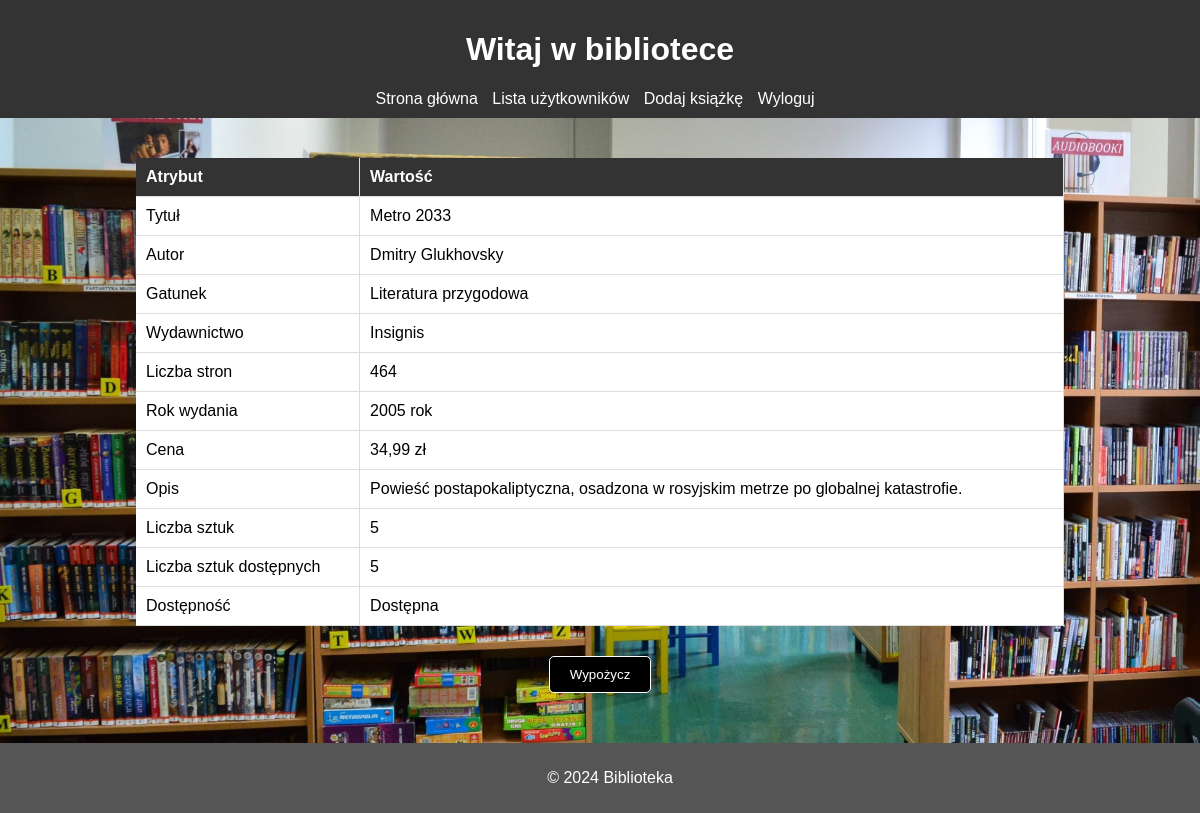
/book/4 (signed in), run on an earlier commit of the app's database.
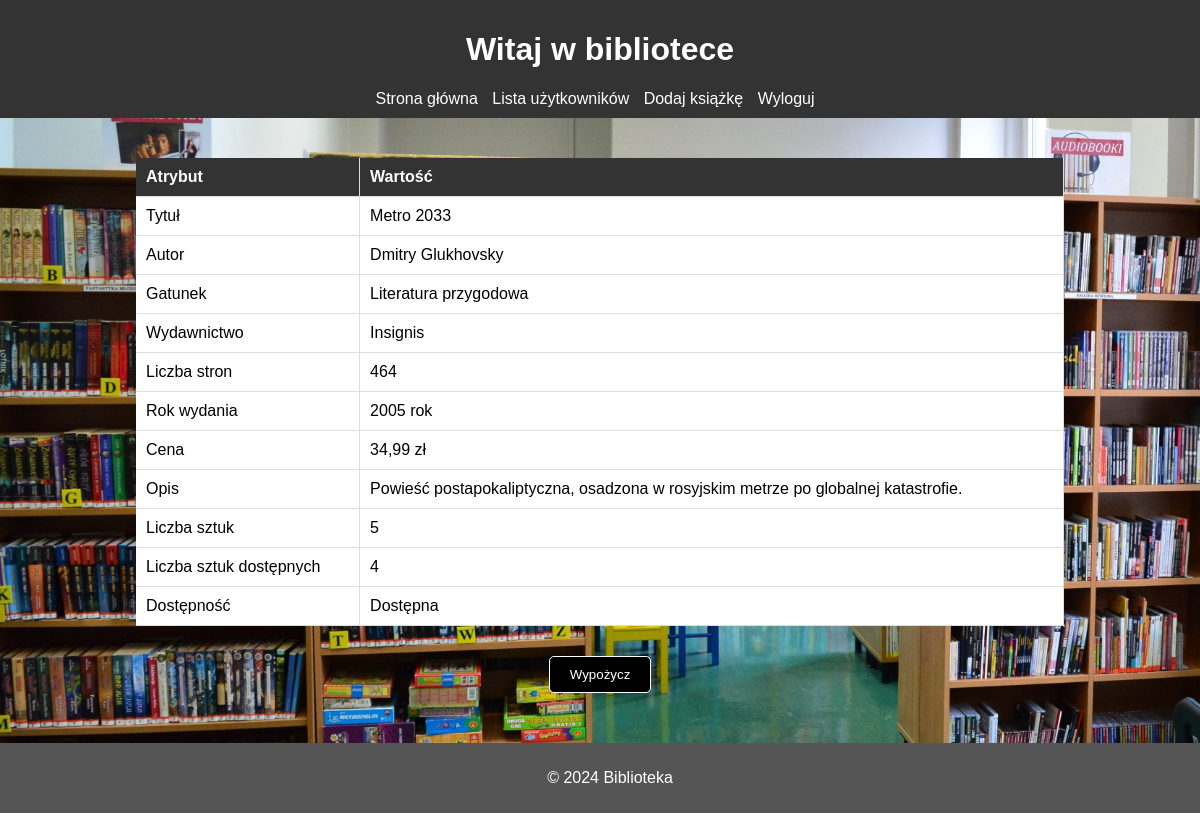
And on a later commit of the database.
### bibliotekarz/models.py (models this page shows, shortened)
class Ksiazki(models.Model):
    Stany = [
        ('Dostępna','Dostępna'),
        ('Wypożyczona','Wypozyczona')
    ]
    Tytul = models.CharField(max_length=100, null=False, unique=True)
    Autor = models.CharField(max_length=50, null=False)
    Gatunek = models.ForeignKey(Gatunki, on_delete=models.CASCADE)
    Liczba_stron = models.PositiveIntegerField()
    Wydawnictwo = models.CharField(max_length=50)
    Rok_wydania = models.PositiveIntegerField()
    Cena = models.DecimalField(decimal_places=2, null=False, validators=[positive_decimal], max_digits=5)
    Liczba_egzamplarzy = models.PositiveIntegerField()
    Liczba_dostepnych_egzemplarzy = models.PositiveIntegerField()
    Opis = models.CharField(max_length=1000)
    Stan = models.CharField(choices=Stany, max_length=20)
    Utworzone_przez = models.ForeignKey(User, on_delete=models.CASCADE)

class Gatunki(models.Model):
    Nazwa = models.CharField(max_length=50)
    def __str__(self) -> str:
        return self.Nazwa

### bibliotekarz/views.py (the view)
# urls.py: path('book/<int:pk>', viewsb.DetailBookView.as_view(), name='book'),
class DetailBookView(LoginRequiredMixin, HandleNoPermission, DetailView):
    model = Ksiazki
    template_name = 'detailBook.html'
    context_object_name = 'book'
    def test_func(self) -> bool | None:
        return User.objects.get(id=self.request.user.id).Bibliotekarz

### bibliotekarz/templates/detailBook.html (shortened to what this page needs)
<!DOCTYPE html>
{% load static %}
<html lang="en">
<head>
</head>
<body>
    <header>
        <h1>Witaj w bibliotece</h1>
        <nav>
            <ul>
                <li><a href="{% url 'home' %}">Strona główna</a></li>
                <li><a href="{% url 'users' %}">Lista użytkowników</a></li>
                <li><a href="{% url 'register-book' %}">Dodaj książkę</a></li>
                {% if user.is_authenticated %}
                <li><a href="{% url 'logout' %}">Wyloguj</a></li>
            {% else %}
                <li><a href="{% url 'login' %}">Zaloguj</a></li>
                <li><a href="{% url 'register' %}">Zarejestruj</a></li>
            {% endif %}
            </ul>
        </nav>
    </header>
    <main>
        <table>
            <tr>
                <th>Atrybut</th>
                <th>Wartość</th>
            </tr>
            <tr>
                <td>Tytuł</td>
                <td>{{ book.Tytul }}</td>
            </tr>
            <tr>
                <td>Autor</td>
                <td>{{ book.Autor }}</td>
            </tr>
            <tr>
                <td>Gatunek</td>
                <td>{{ book.Gatunek }}</td>
            </tr>
            <tr>
                <td>Wydawnictwo</td>
                <td>{{ book.Wydawnictwo }}</td>
            </tr>
            <tr>
                <td>Liczba stron</td>
                <td>{{ book.Liczba_stron }}</td>
            </tr>
            <tr>
                <td>Rok wydania</td>
                <td>{{ book.Rok_wydania }} rok</td>
            </tr>
            <tr>
                <td>Cena</td>
                <td>{{ book.Cena }} zł</td>
            </tr>
            <tr>
                <td>Opis</td>
                <td>{{ book.Opis }}</td>
            </tr>
            <tr>
                <td>Liczba sztuk</td>
                <td>{{ book.Liczba_egzamplarzy }}</td>
            </tr>
            <tr>
                <td>Liczba sztuk dostępnych</td>
                <td>{{ book.Liczba_dostepnych_egzemplarzy }}</td>
            </tr>
            <tr>
                <td>Dostępność</td>
                <td>{{ book.Stan }}</td>
            </tr>
        </table>
        {% if book.Stan != "Wypożyczona" %}
        <div class="button-group">
            <a href="{% url 'borrow-book' book.id %}"><button>Wypożycz</button></a>
        </div>
        {% endif %}
    </main>
    <footer>
        <p>&copy; 2024 Biblioteka</p>
    </footer>
</body>
</html>

What changed in the data, as far as the page shows it:
changed Ksiazki "Dmitry Glukhovsky": Liczba_dostepnych_egzemplarzy "5" → "4"
